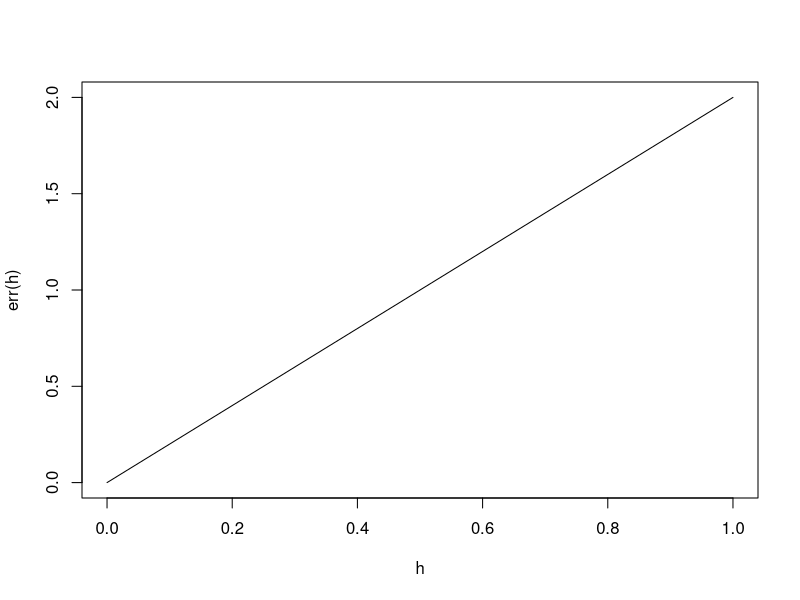

Here is the R script that generated this plot:
# Name: Haiyan Tian
# Course: 44-149 Scientific Computing
# Assignment 06
# Due Date: Feb 23
# Brief: limit definition of the derivative 
# By submitting this, I pledge that the code in this file was written by the author indicated above,
#  and that all assistance from outside sources was correctly attributed in comments.  Additionally, I 
#  agree to abide by the rules expressed in the CSIS Academic Honesty Policy

x <- 1  
h = seq(0.000001,1, len=100)

f <- function (n){
2*n^2 +1                                           
}
fprime <- function(n){
  4*n
}

deriv = function(x,h){
  (f(x+h) - f(x))/h
}
err = function (h){
  abs(deriv(1,h)-fprime (1))
}
plot(h, err(h),type = "l")     #my plot is linear, which is what we expect; it agrees with what we talk during the class.